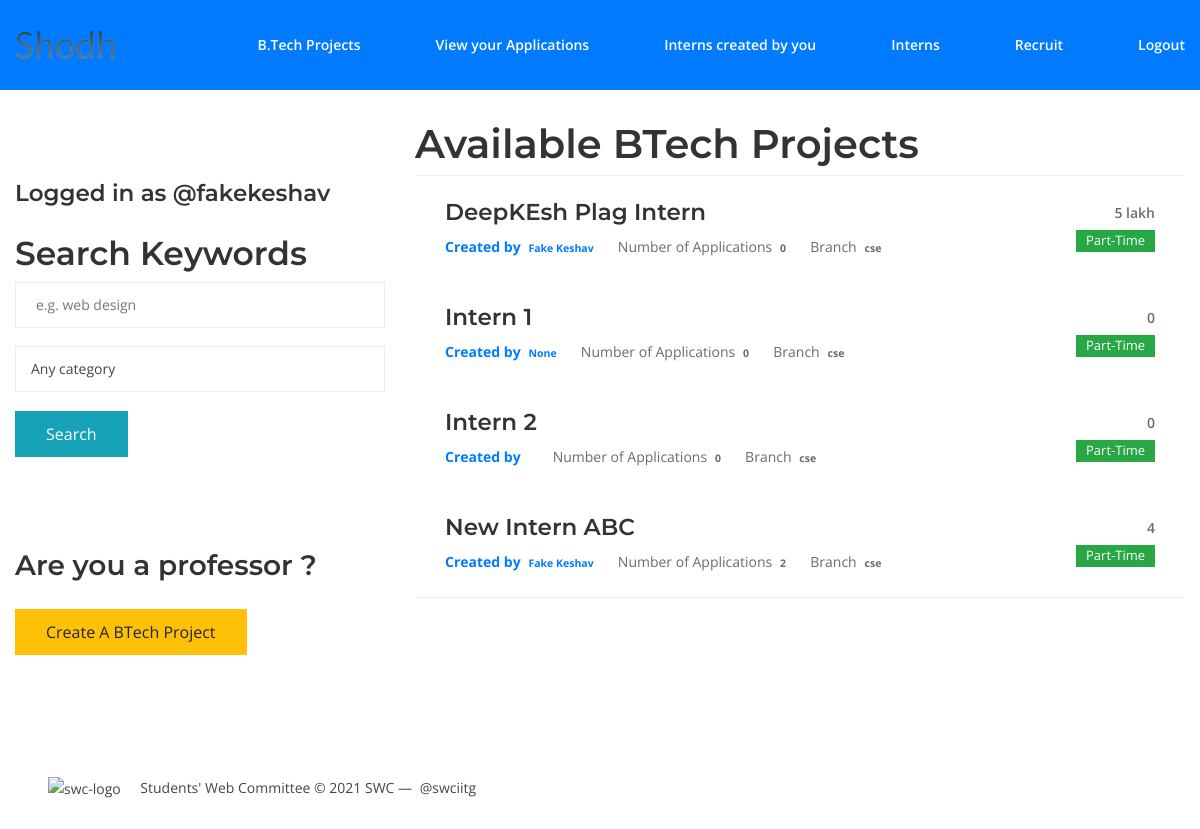
/groups/btp/ (signed in), run on the app's committed database.
### accounts/models.py (models this page shows, shortened)
class UserProfile(models.Model):
    name = models.CharField(default=None,max_length=256,null=True)
    user = models.OneToOneField(User, on_delete=models.CASCADE, default=None)
    slug = models.SlugField(allow_unicode=True, unique=True,  default=None)
    position= models.CharField(max_length=255, choices=POSITION_CHOICES, default='stud')
    photo= models.ImageField(default= None,null=True)
    username = models.CharField(max_length=256)
    aboutme = models.TextField(default=None,null=True)
    branch = models.CharField(max_length=255, choices=BRANCH_CHOICES, default='bt')
    cpi = models.FloatField(default=None,null=True)
    gender = models.CharField(max_length=255, choices=GENDER_CHOICES, default='anon')
    linkedin = models.CharField(default=None,max_length=256,null=True)

### groups/models.py (models this page shows, shortened)
class Group(models.Model):
    creator = models.ForeignKey(User,on_delete=models.CASCADE, related_name="group_creator")
    name = models.CharField(max_length=255, unique=True)
    slug = models.SlugField(allow_unicode=True, unique=True)
    description = models.TextField(blank=True, default='')
    description_html = models.TextField(editable=False, default='', blank=True)
    field_of_job= models.CharField(max_length=255, choices=FIELD_CHOICES, default='sde')
    duration = models.CharField(max_length=255, blank=True, default='', null=True)
    stipend = models.CharField(max_length=255, blank=True, default='', null=True)
    expected_qualifications = models.TextField(blank=True, default='', null=True)
    apply_by = models.CharField(max_length=255,blank=True, default='', null=True)
    start_date= models.CharField(max_length=255,blank=True, default='', null=True)
    additional_questions_to_applicant = models.TextField(blank=True, default='', null=True)
    location = models.CharField(max_length=255, blank=True, default='', null=True)
    vacancy = models.PositiveIntegerField(blank=True, default=1, null=True)
    workstatus = models.CharField(max_length=255, choices=STATUS_CHOICES, default='pt')
    btp=models.BooleanField(default=False, null=True, blank=True)
    branch = models.CharField(max_length=255, choices=BRANCH_CHOICES, default='na')
    finished=models.BooleanField(default=False, null=True, blank=True)
    class Meta:
        ordering = ["name"]

### groups/views.py (the view)
class ListGroupsBTP(generic.ListView):
    model = Group
    template_name="groups/btp_list.html"

### groups/templates/groups/btp_list.html (shortened to what this page needs)
{% extends "groups/group_base.html" %}
{% load static %}
{% block pregroup %}
<div class="row">
	<div class="col-md-4" style="padding-top: 15%; padding-bottom: 5%;">
		<div class="content">
			{% if user.is_authenticated %}
			<h5 class="title">
				Logged in as <a href="{% url 'accounts:profile' slug=user.userprofile.username %}">@{{user.userprofile.username}}</a>
			</h5>
			{% endif %}
			<div style="padding-top: 5%; padding-bottom: 15%;">
				<h3 class="title">Search Keywords</h3>
				<form action="{% url 'groups:searchbar' %}" method="POST" id="form1">
					<input type="text" placeholder="e.g. web design" name="searchbar">
					<div style="padding-top: 5%;">
					<select name="fieldofjob">
						  <option value="all">Any category</option>
					</select>
				</div>
				</form>
				<div style="padding-top: 5%; padding-bottom: 10%;">
					<button form="form1" type="submit" class="btn btn-md btn-fill btn-info"> Search</button>
				</div>
			</div>
		</div>
		{% if user.is_authenticated %}
		<h4>Are you a professor ?</h4>
		<div style="padding-top: 5%; padding-bottom: 10%;">
			<a href="{% url 'groups:create' %}" class="btn btn-md btn-fill btn-warning"> Create A BTech Project</a>
		</div>
		{% endif %}
	</div>
	{% endblock %}
	{% block group_content %}
	<div class="col-md-8" style="padding-top: 10%;">
        <h2> Available BTech Projects</h2>
		<div class="list-group">
			{% for group in object_list %}
            {% if group.btp == True %}
            {% if group.finished == False %}
			<a class="list-group-item job-list" href="{% url 'groups:single' slug=group.slug %}">
				<div class="salary-type col-auto order-sm-3">
					<span class="salary-range">{{ group.stipend }}</span>
					{% if group.workstatus == "pt" %}
					<span class="badge badge-success">Part-Time</span>
					{% else %}
					<span class="badge badge-success">Full-Time</span>
					{% endif %}
				</div>
				<div class="content col">
					<h5 class="title">{{ group.name }}</h5>
					<ul class="meta">
						<li><strong class="text-primary"> Created by <span class="badge"> {{ group.creator.userprofile.name }}
								</span></strong>
						</li>
						<li>Number of Application{{ group.posts.count|pluralize }} <span class="badge">
								{{ group.posts.count }} </span></li>
                        <li>Branch <span class="badge">
                                {{ group.branch }} </span></li>
					</ul>
				</div>
			</a>
            {% endif %}
            {% endif %}
			{% endfor %}
		</div>
	</div>
</div>
{% endblock %}

### static/simplesocial/css/master.css (style rules this page uses)
body { margin: 0; overflow: auto; font-family: 'Lato', sans-serif; font-weight: 400; }

### static/Keller - Job Board HTML Template_files/style.css (style rules this page uses)
*, *::after, *::before { -webkit-box-sizing: border-box; box-sizing: border-box; }
html, body, .site-wrapper { height: 100%; }
body { font-family: "Open Sans", sans-serif; font-size: 14px; font-weight: 400; font-style: normal; line-height: 1.75; position: relative; visibility: visible; color: #454545; background-color: #FFFFFF; }
h1, h2, h3, h4, h5, h6 { font-family: "Montserrat", sans-serif; font-weight: 600; line-height: 1.2; margin-top: 0; color: #333333; }
h2, .h2 { font-size: 40px; }
h3, .h3 { font-size: 33px; }
h4, .h4 { font-size: 28px; }
h5, .h5 { font-size: 23px; }
a, button { line-height: inherit; display: inline-block; cursor: pointer; text-decoration: none; color: inherit; }
a, button, img, input { -webkit-transition: all 0.3s ease 0s; -o-transition: all 0.3s ease 0s; transition: all 0.3s ease 0s; }
button, input[type="submit"] { cursor: pointer; }
ul:last-child { margin-bottom: 0; }
ul li + li { margin-top: 6px; }
.text-primary { color: #007BFF !important; }
input[type="text"], input[type="email"], input[type="password"], textarea, .form-control { line-height: 24px; display: block; width: 100%; padding: 10px 20px; color: #454545; border: 1px solid #EDEDED; border-radius: 0; background-color: #FFFFFF; }
select { line-height: 24px; display: block; width: 100%; padding: 10px 15px; padding-right: 40px; color: #454545; border: 1px solid #EDEDED; border-radius: 0; background-color: #FFFFFF; background-image: url("../images/icons/arrow-down.png"); background-repeat: no-repeat; background-position: right center; background-size: auto; -webkit-appearance: none; -moz-appearance: none; appearance: none; }
.btn { line-height: 24px; padding: 10px 30px; border-radius: 0; }
.job-list { position: relative; z-index: 1; display: -webkit-box; display: -webkit-flex; display: -ms-flexbox; display: flex; -webkit-box-align: center; -webkit-align-items: center; -ms-flex-align: center; align-items: center; -webkit-flex-wrap: wrap; -ms-flex-wrap: wrap; flex-wrap: wrap; margin: -1px; padding: 23px 15px; border-width: 1px; border-style: solid; border-color: #EDEDED transparent; }
.job-list .salary-type { text-align: right; }
.job-list .salary-type .salary-range { font-weight: 600; line-height: 1; display: block; margin-bottom: 8px; color: #6b6b6b; }
.job-list .salary-type .badge { font-size: 13px; font-weight: 400; padding: 4px 10px 5px; border-radius: 0; }
.job-list .content .meta { display: -webkit-box; display: -webkit-flex; display: -ms-flexbox; display: flex; -webkit-flex-wrap: wrap; -ms-flex-wrap: wrap; flex-wrap: wrap; margin-bottom: 0; padding-left: 0; list-style: none; color: #6b6b6b; }
.job-list .content .meta li { margin-top: 0; margin-right: 20px; }
.job-list .content .meta li:last-child { margin-right: 0; }

### data on the page
Group: stipend "5 lakh", workstatus "Part-Time", name "DeepKEsh Plag Intern", creator.userprofile.name "Fake Keshav", posts.count "0", branch "cse"
Group: stipend "0", workstatus "Part-Time", name "Intern 1", creator.userprofile.name "None", posts.count "0", branch "cse"
Group: stipend "0", workstatus "Part-Time", name "Intern 2", posts.count "0", branch "cse"
Group: stipend "4", workstatus "Part-Time", name "New Intern ABC", creator.userprofile.name "Fake Keshav", posts.count "2", branch "cse"

### other printed values
{{ user.userprofile.username }} "fakekeshav"
